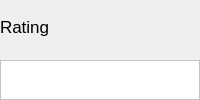
                   <widget class="QFrame" name="frame_30">
                    <property name="minimumSize">
                     <size>
                      <width>0</width>
                      <height>100</height>
                     </size>
                    </property>
                    <property name="maximumSize">
                     <size>
                      <width>16777215</width>
                      <height>100</height>
                     </size>
                    </property>
                    <property name="frameShape">
                     <enum>QFrame::NoFrame</enum>
                    </property>
                    <property name="frameShadow">
                     <enum>QFrame::Raised</enum>
                    </property>
                    <layout class="QVBoxLayout" name="verticalLayout_92">
                     <property name="leftMargin">
                      <number>0</number>
                     </property>
                     <property name="topMargin">
                      <number>0</number>
                     </property>
                     <property name="rightMargin">
                      <number>0</number>
                     </property>
                     <property name="bottomMargin">
                      <number>0</number>
                     </property>
                     <item>
                      <widget class="QLabel" name="label_38">
                       <property name="font">
                        <font>
                         <family>Helvetica</family>
                         <pointsize>13</pointsize>
                        </font>
                       </property>
                       <property name="text">
                        <string>Rating</string>
                       </property>
                      </widget>
                     </item>
                     <item>
                      <widget class="QFrame" name="frame_31">
                       <property name="minimumSize">
                        <size>
                         <width>0</width>
                         <height>40</height>
                        </size>
                       </property>
                       <property name="maximumSize">
                        <size>
                         <width>16777215</width>
                         <height>40</height>
                        </size>
                       </property>
                       <property name="styleSheet">
                        <string notr="true">background-color: rgb(255, 255, 255);</string>
                       </property>
                       <property name="frameShape">
                        <enum>QFrame::StyledPanel</enum>
                       </property>
                       <property name="frameShadow">
                        <enum>QFrame::Raised</enum>
                       </property>
                       <layout class="QVBoxLayout" name="verticalLayout_89">
                        <item>
                         <widget class="QLabel" name="productRating_Label">
                          <property name="font">
                           <font>
                            <family>Helvetica</family>
                           </font>
                          </property>
                          <property name="text">
                           <string/>
                          </property>
                         </widget>
                        </item>
                       </layout>
                      </widget>
                     </item>
                    </layout>
                   </widget>
